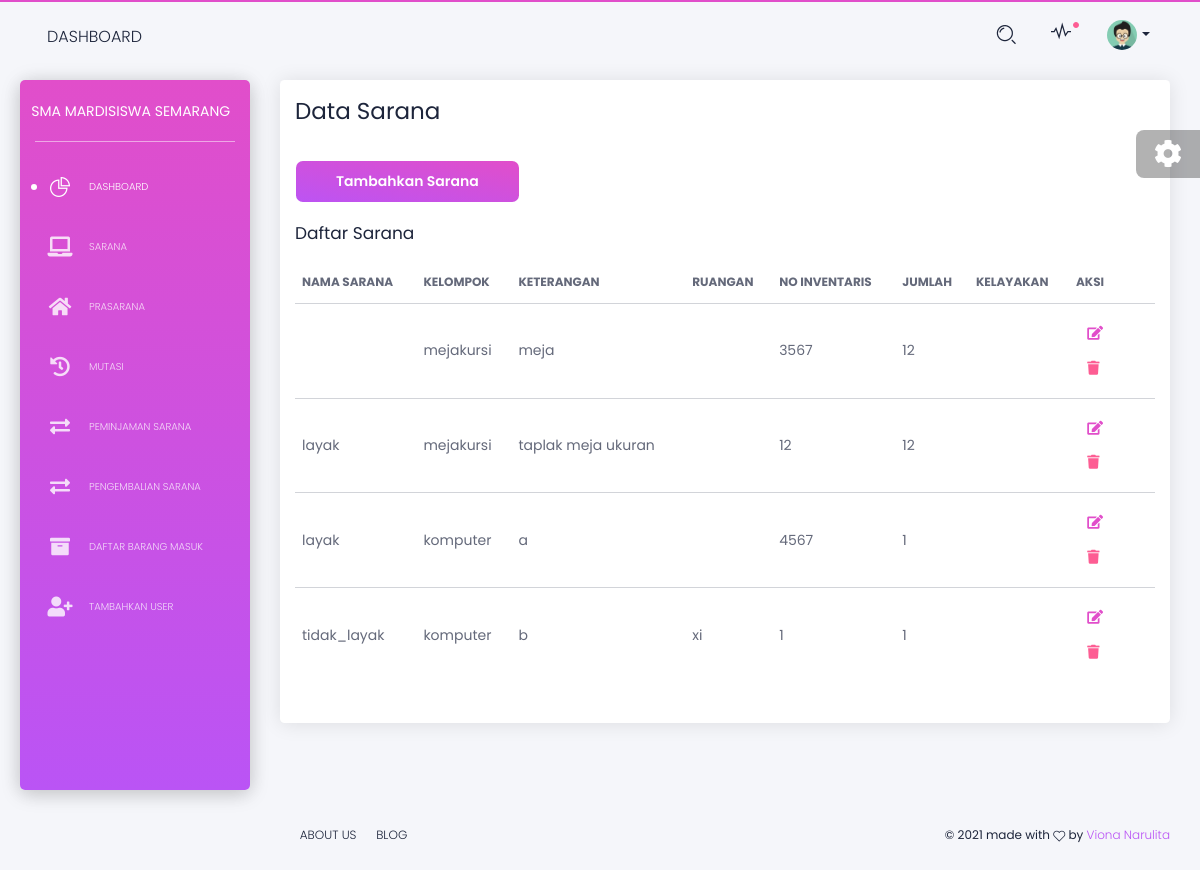
The page /index.php/admin/sarana on the database its author committed.
### tables this page shows
CREATE TABLE `tb_sarana` (
  `id_sarana` int(11) NOT NULL,
  `nama_sarana` varchar(250) NOT NULL,
  `kelompok_srn` varchar(225) NOT NULL,
  `keterangan` varchar(225) NOT NULL,
  `ruangan` varchar(250) NOT NULL,
  `no_inventaris` varchar(225) NOT NULL,
  `jumlah` varchar(225) NOT NULL,
  `kelayakan` varchar(225) NOT NULL
);

### application/controllers/admin/sarana.php (called while the page is built, shortened)
<?php
class Sarana extends CI_Controller{
	public function index(){
		$data['sarana'] = $this->db->get('tb_sarana')->result_array();
		$this->load->view('templates_admin/header');
		$this->load->view('templates_admin/sidebar');
		$this->load->view('templates_admin/navbar');
		$this->load->view('admin/sarana', $data);
		$this->load->view('templates_admin/footer');
	}
}
 ?>

### index.php (called while the page is built, shortened)
<?php
require_once BASEPATH.'core/CodeIgniter.php';

### application/views/admin/sarana.php (the view, shortened to what this page needs)
<div class="content">
  <div class="row">
    <div class="col-md-12">
      <div class="card ">
        <div class="card-header">
          <h3>Data Sarana </h3>
         <button class="btn btn-primary" data-toggle="modal" data-target=#modal>Tambahkan Sarana</button>
        </div>
        <div class="card-body">
          <div class="table-responsive">
            <h4>Daftar Sarana</h4>
            <table class="table tablesorter " id="">
              <thead class=" text-primary">
                <tr>
                  <th>
                    Nama Sarana
                  </th>
                  <th>
                    Kelompok
                  </th>
                  <th>
                    Keterangan
                  </th>
                  <th>
                    Ruangan
                  </th>
                  <th>
                    NO Inventaris
                  </th>
                  <th>
                    Jumlah
                  </th>
                  <th>
                    Kelayakan
                  </th>
                  <th style="width: 10%">Aksi</th>
                </tr>
              </thead>
              <tbody>
                <?php
                foreach($sarana as $s): ?>
                <tr>
                  <td><?php echo $s['nama_sarana'] ?></td>
                  <td><?php echo $s['kelompok_srn'] ?></td>
                  <td><?php echo $s['keterangan'] ?></td>
                  <td><?php echo $s['ruangan'] ?></td>
                  <td><?php echo $s['no_inventaris'] ?></td>
                  <td><?php echo $s['jumlah'] ?> </td>
                  <td><?php echo $s['kelayakan'] ?></td>
                  <td>
                    <a href="" class="btn btn-primary btn-link" data-toggle="modal" data-target=#modal_edit data-id="<?= $s['id_sarana'] ?>" data-nama_sarana="<?= $s['nama_sarana']?>" data-kelompok_srn="<?= $s['kelompok_srn'] ?>"  data-keterangan="<?= $s['keterangan'] ?>" data-ruangan="<?= $s['ruangan']?>"data-no_inventaris="<?= $s['no_inventaris'] ?>"  data-jumlah="<?= $s['jumlah'] ?>" data-kelayakan="<?= $s['kelayakan']?>" onclick="tampilkanDataEdit(this)"><i class="fas fa-edit"></i></a>
                    <a href="<?php echo base_url('admin/sarana/hapus/'). $s['id_sarana'] ?>" class="btn btn-danger btn-link" onclick="return confirm('apakah anda yakin?')"><i class="fas fa-trash"></i></a>
                  </td>
                </tr>
              <?php endforeach; ?>
              </tbody>
            </table>
          </div>
        </div>
      </div>
    </div>
  </div>
</div>
</div>
</div>

### application/views/templates_admin/header.php (shortened to what this page needs)
<!DOCTYPE html>
<html lang="en">
<head>
  <link href="https://use.fontawesome.com/releases/v5.0.6/css/all.css" rel="stylesheet">
  <link href="<?php echo base_url() ?>assets/css/nucleo-icons.css" rel="stylesheet" />
  <link href="<?php echo base_url() ?>assets/css/black-dashboard.css?v=1.0.0" rel="stylesheet" />
  <link href="<?php echo base_url() ?>assets/demo/demo.css" rel="stylesheet" />
  <link href="https://cdn.jsdelivr.net/npm/select2@4.1.0-rc.0/dist/css/select2.min.css" rel="stylesheet" />
</head>
<body class="white-content">
  <div class="wrapper">

### application/views/templates_admin/sidebar.php (shortened to what this page needs)
<div class="sidebar">
      <div class="sidebar-wrapper">
        <div class="logo">
          <a href="javascript:void(0)" class="simple-text logo-normal">
           SMA MARDISISWA SEMARANG
          </a>
        </div>
        <ul class="nav">
          <li class="active ">
            <a href="<?php echo base_url('admin/Dashboard') ?>">
              <i class="tim-icons icon-chart-pie-36"></i>
              <p>Dashboard</p>
            </a>
          </li>
          <li>
            <a href="<?php echo base_url('admin/sarana') ?>">
             <i class="fas fa-laptop"></i>
              <p>Sarana</p>
            </a>
          </li>
          <li>
            <a href="<?php echo base_url('admin/prasarana') ?>">
              <i class="fas fa-home"></i>
              <p>Prasarana</p>
            </a>
          </li>
          <li>
            <a href="#">
              <i class="fas fa-history"></i>
              <p>Mutasi</p>
            </a>
          </li>
          <li>
            <a href="<?php echo base_url('admin/peminjaman') ?>">
              <i class="fas fa-exchange-alt"></i>
              <p>Peminjaman Sarana</p>
            </a>
          </li>
          <li>
            <a href="#">
              <i class="fas fa-exchange-alt"></i>
              <p>Pengembalian Sarana</p>
            </a>
          </li>
           <li>
            <a href="<?php echo base_url('admin/daftar_barang') ?>">
           <i class="fas fa-archive"></i>
              <p>Daftar Barang Masuk</p>
            </a>
          </li>
          <li>
            <a href="#">
              <i class="fas fa-user-plus"></i>
              <p>Tambahkan User</p>
            </a>
          </li>
        </ul>
      </div>
    </div>

### application/views/templates_admin/navbar.php (shortened to what this page needs)
<div class="main-panel">
    <nav class="navbar navbar-expand-lg navbar-absolute navbar-transparent">
      <div class="container-fluid">
        <div class="navbar-wrapper">
          <a class="navbar-brand" href="javascript:void(0)">Dashboard</a>
        </div>
        <div class="collapse navbar-collapse" id="navigation">
          <ul class="navbar-nav ml-auto">
            <li class="search-bar input-group">
              <button class="btn btn-link" id="search-button" data-toggle="modal" data-target="#searchModal"><i class="tim-icons icon-zoom-split" ></i>
              </button>
            </li>
            <li class="dropdown nav-item">
              <a href="javascript:void(0)" class="dropdown-toggle nav-link" data-toggle="dropdown">
                <div class="notification d-none d-lg-block d-xl-block"></div>
                <i class="tim-icons icon-sound-wave"></i>
              </a>
            </li>
            <li class="dropdown nav-item">
              <a href="#" class="dropdown-toggle nav-link" data-toggle="dropdown">
                <div class="photo">
                  <img src="<?php echo base_url() ?>assets/img/anime3.png" alt="Profile Photo">
                </div>
                <b class="caret d-none d-lg-block d-xl-block"></b>
              </a>
            </li>
          </ul>
        </div>
      </div>
    </nav>

### application/views/templates_admin/footer.php (shortened to what this page needs)
<footer class="footer">
        <div class="container-fluid">
          <ul class="nav">
            <li class="nav-item">
              <a href="javascript:void(0)" class="nav-link">
                About Us
              </a>
            </li>
            <li class="nav-item">
              <a href="javascript:void(0)" class="nav-link">
                Blog
              </a>
            </li>
          </ul>
          <div class="copyright">
            ©
            2021 made with <i class="tim-icons icon-heart-2"></i> by
            <a href="javascript:void(0)" target="_blank">Viona Narulita</a>
        </div>
      </footer>
  <div class="fixed-plugin">
    <div class="dropdown show-dropdown">
      <a href="#" data-toggle="dropdown">
        <i class="fa fa-cog fa-2x"> </i>
      </a>
    </div>
  </div>
</body>
</html>

### rows shown on the page
tb_sarana: kelompok_srn "mejakursi", keterangan "meja", no_inventaris "3567", jumlah "12"
tb_sarana: nama_sarana "layak", kelompok_srn "mejakursi", keterangan "taplak meja ukuran", no_inventaris "12", jumlah "12"
tb_sarana: nama_sarana "layak", kelompok_srn "komputer", keterangan "a", no_inventaris "4567", jumlah "1"
tb_sarana: nama_sarana "tidak_layak", kelompok_srn "komputer", keterangan "b", ruangan "xi", no_inventaris "1", jumlah "1"
